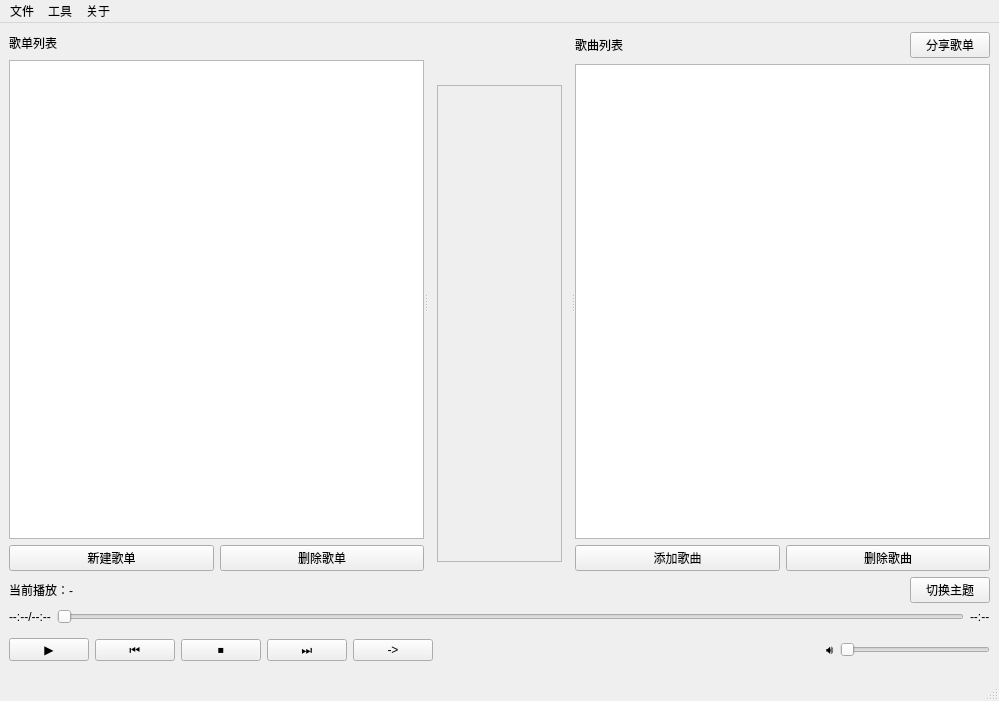
<?xml version="1.0" encoding="UTF-8"?>
<ui version="4.0">
 <class>mainWindow</class>
 <widget class="QMainWindow" name="mainWindow">
  <property name="geometry">
   <rect>
    <x>0</x>
    <y>0</y>
    <width>999</width>
    <height>701</height>
   </rect>
  </property>
  <property name="windowTitle">
   <string>Easy Music Plus</string>
  </property>
  <widget class="QWidget" name="centralWidget">
   <layout class="QVBoxLayout" name="verticalLayout_2">
    <item>
     <widget class="QSplitter" name="qSplitter_mainSplitter">
      <property name="sizePolicy">
       <sizepolicy hsizetype="Expanding" vsizetype="Expanding">
        <horstretch>0</horstretch>
        <verstretch>0</verstretch>
       </sizepolicy>
      </property>
      <property name="orientation">
       <enum>Qt::Horizontal</enum>
      </property>
      <widget class="QWidget" name="qWidget_listsArea">
       <layout class="QVBoxLayout" name="qVBoxLayout_listsArea">
        <item>
         <layout class="QHBoxLayout" name="horizontalLayout_5">
          <item>
           <widget class="QLabel" name="qLabel_listsTitle">
            <property name="text">
             <string>歌单列表</string>
            </property>
           </widget>
          </item>
          <item>
           <spacer name="horizontalSpacer_4">
            <property name="orientation">
             <enum>Qt::Horizontal</enum>
            </property>
            <property name="sizeHint" stdset="0">
             <size>
              <width>40</width>
              <height>20</height>
             </size>
            </property>
           </spacer>
          </item>
          <item>
           <widget class="QPushButton" name="qPushButton_empty">
            <property name="text">
             <string/>
            </property>
            <property name="checkable">
             <bool>false</bool>
            </property>
            <property name="flat">
             <bool>true</bool>
            </property>
           </widget>
          </item>
         </layout>
        </item>
        <item>
         <widget class="QListWidget" name="qListWidget_listsList"/>
        </item>
        <item>
         <layout class="QHBoxLayout" name="horizontalLayout_2">
          <item>
           <widget class="QPushButton" name="qPushButton_addSongList">
            <property name="text">
             <string>新建歌单</string>
            </property>
           </widget>
          </item>
          <item>
           <widget class="QPushButton" name="qPushButton_removeSongList">
            <property name="text">
             <string>删除歌单</string>
            </property>
           </widget>
          </item>
         </layout>
        </item>
       </layout>
      </widget>
      <widget class="QStackedWidget" name="qStackedWidget_playArea">
       <property name="currentIndex">
        <number>1</number>
       </property>
       <widget class="QWidget" name="qWidget_vedio">
        <layout class="QVBoxLayout" name="qVBoxLayout_playerArea"/>
       </widget>
       <widget class="QWidget" name="qWidget_song">
        <layout class="QVBoxLayout" name="verticalLayout">
         <item>
          <widget class="QLabel" name="qLabel_lyricAreaSongname">
           <property name="sizePolicy">
            <sizepolicy hsizetype="Preferred" vsizetype="Fixed">
             <horstretch>0</horstretch>
             <verstretch>0</verstretch>
            </sizepolicy>
           </property>
           <property name="font">
            <font>
             <pointsize>25</pointsize>
            </font>
           </property>
           <property name="text">
            <string/>
           </property>
           <property name="alignment">
            <set>Qt::AlignCenter</set>
           </property>
          </widget>
         </item>
         <item>
          <widget class="QScrollArea" name="qScrollArea_lyrics">
           <property name="widgetResizable">
            <bool>true</bool>
           </property>
           <widget class="QWidget" name="scrollAreaWidgetContents">
            <property name="geometry">
             <rect>
              <x>0</x>
              <y>0</y>
              <width>121</width>
              <height>456</height>
             </rect>
            </property>
           </widget>
          </widget>
         </item>
        </layout>
       </widget>
      </widget>
      <widget class="QWidget" name="qWidget_songsArea">
       <layout class="QVBoxLayout" name="qVBoxLayout_songsArea">
        <item>
         <layout class="QHBoxLayout" name="horizontalLayout_4">
          <item>
           <widget class="QLabel" name="qLabel_songsTitle">
            <property name="text">
             <string>歌曲列表</string>
            </property>
           </widget>
          </item>
          <item>
           <spacer name="horizontalSpacer_3">
            <property name="orientation">
             <enum>Qt::Horizontal</enum>
            </property>
            <property name="sizeHint" stdset="0">
             <size>
              <width>40</width>
              <height>20</height>
             </size>
            </property>
           </spacer>
          </item>
          <item>
           <widget class="QPushButton" name="qPushButton_shareList">
            <property name="text">
             <string>分享歌单</string>
            </property>
           </widget>
          </item>
         </layout>
        </item>
        <item>
         <widget class="QListWidget" name="qListWidget_songsList"/>
        </item>
        <item>
         <layout class="QHBoxLayout" name="horizontalLayout_3">
          <item>
           <widget class="QPushButton" name="qPushButton_addSong">
            <property name="text">
             <string>添加歌曲</string>
            </property>
           </widget>
          </item>
          <item>
           <widget class="QPushButton" name="qPushButton_removeSong">
            <property name="text">
             <string>删除歌曲</string>
            </property>
           </widget>
          </item>
         </layout>
        </item>
       </layout>
      </widget>
     </widget>
    </item>
    <item>
     <layout class="QHBoxLayout" name="horizontalLayout">
      <item>
       <widget class="QLabel" name="qLabel_nowPlaying">
        <property name="text">
         <string>当前播放：-</string>
        </property>
       </widget>
      </item>
      <item>
       <spacer name="horizontalSpacer_2">
        <property name="orientation">
         <enum>Qt::Horizontal</enum>
        </property>
        <property name="sizeHint" stdset="0">
         <size>
          <width>40</width>
          <height>20</height>
         </size>
        </property>
       </spacer>
      </item>
      <item>
       <widget class="QPushButton" name="qPushButton_theme">
        <property name="text">
         <string>切换主题</string>
        </property>
       </widget>
      </item>
     </layout>
    </item>
    <item>
     <layout class="QHBoxLayout" name="qHBoxLayout_progressArea">
      <item>
       <widget class="QLabel" name="qLabel_progressLeft">
        <property name="text">
         <string>--:--/--:--</string>
        </property>
       </widget>
      </item>
      <item>
       <widget class="QSlider" name="qSlider_progressBar">
        <property name="orientation">
         <enum>Qt::Horizontal</enum>
        </property>
       </widget>
      </item>
      <item>
       <widget class="QLabel" name="qLabel_progressRight">
        <property name="text">
         <string>--:--</string>
        </property>
       </widget>
      </item>
     </layout>
    </item>
    <item>
     <layout class="QHBoxLayout" name="qHBoxLayout_controlArea">
      <item>
       <widget class="QPushButton" name="qPushButton_control">
        <property name="text">
         <string>▶</string>
        </property>
       </widget>
      </item>
      <item>
       <widget class="QPushButton" name="qPushButton_prev">
        <property name="text">
         <string>⏮</string>
        </property>
       </widget>
      </item>
      <item>
       <widget class="QPushButton" name="qPushButton_stop">
        <property name="text">
         <string>⏹</string>
        </property>
       </widget>
      </item>
      <item>
       <widget class="QPushButton" name="qPushButton_next">
        <property name="text">
         <string>⏭</string>
        </property>
       </widget>
      </item>
      <item>
       <widget class="QPushButton" name="qPushButton_mode">
        <property name="text">
         <string>-&gt;</string>
        </property>
       </widget>
      </item>
      <item>
       <spacer name="horizontalSpacer">
        <property name="orientation">
         <enum>Qt::Horizontal</enum>
        </property>
        <property name="sizeHint" stdset="0">
         <size>
          <width>20</width>
          <height>40</height>
         </size>
        </property>
       </spacer>
      </item>
      <item>
       <widget class="QLabel" name="qLabel_soundIcon">
        <property name="text">
         <string>🔊</string>
        </property>
       </widget>
      </item>
      <item>
       <widget class="QSlider" name="qSlider_soundBar">
        <property name="sizePolicy">
         <sizepolicy hsizetype="Fixed" vsizetype="Fixed">
          <horstretch>0</horstretch>
          <verstretch>0</verstretch>
         </sizepolicy>
        </property>
        <property name="minimumSize">
         <size>
          <width>150</width>
          <height>0</height>
         </size>
        </property>
        <property name="orientation">
         <enum>Qt::Horizontal</enum>
        </property>
       </widget>
      </item>
     </layout>
    </item>
   </layout>
  </widget>
  <widget class="QMenuBar" name="qMenuBar_menuBar">
   <property name="geometry">
    <rect>
     <x>0</x>
     <y>0</y>
     <width>999</width>
     <height>23</height>
    </rect>
   </property>
   <widget class="QMenu" name="qMenu_file">
    <property name="title">
     <string>文件</string>
    </property>
    <addaction name="qAction_openDB"/>
    <addaction name="qAction_newDB"/>
    <addaction name="separator"/>
    <addaction name="qAction_quit"/>
   </widget>
   <widget class="QMenu" name="qMenu_tool">
    <property name="title">
     <string>工具</string>
    </property>
    <addaction name="qAction_downloader"/>
   </widget>
   <widget class="QMenu" name="qMenu_about">
    <property name="title">
     <string>关于</string>
    </property>
    <addaction name="qAction_about"/>
    <addaction name="qAction_aboutQt"/>
   </widget>
   <addaction name="qMenu_file"/>
   <addaction name="qMenu_tool"/>
   <addaction name="qMenu_about"/>
  </widget>
  <widget class="QStatusBar" name="qStatusBar_statusBar"/>
  <action name="qAction_openDB">
   <property name="text">
    <string>打开歌曲库</string>
   </property>
  </action>
  <action name="qAction_newDB">
   <property name="text">
    <string>新建歌曲库</string>
   </property>
  </action>
  <action name="qAction_openSong">
   <property name="text">
    <string>打开歌曲</string>
   </property>
  </action>
  <action name="qAction_quit">
   <property name="text">
    <string>退出</string>
   </property>
  </action>
  <action name="qAction_setting">
   <property name="text">
    <string>设置</string>
   </property>
  </action>
  <action name="qAction_openList">
   <property name="text">
    <string>打开歌单</string>
   </property>
  </action>
  <action name="qAction_newList">
   <property name="text">
    <string>新建歌单</string>
   </property>
  </action>
  <action name="qAction_about">
   <property name="text">
    <string>关于</string>
   </property>
  </action>
  <action name="qAction_downloader">
   <property name="text">
    <string>下载器</string>
   </property>
  </action>
  <action name="qAction_aboutQt">
   <property name="text">
    <string>Qt</string>
   </property>
  </action>
 </widget>
 <resources/>
 <connections/>
</ui>
